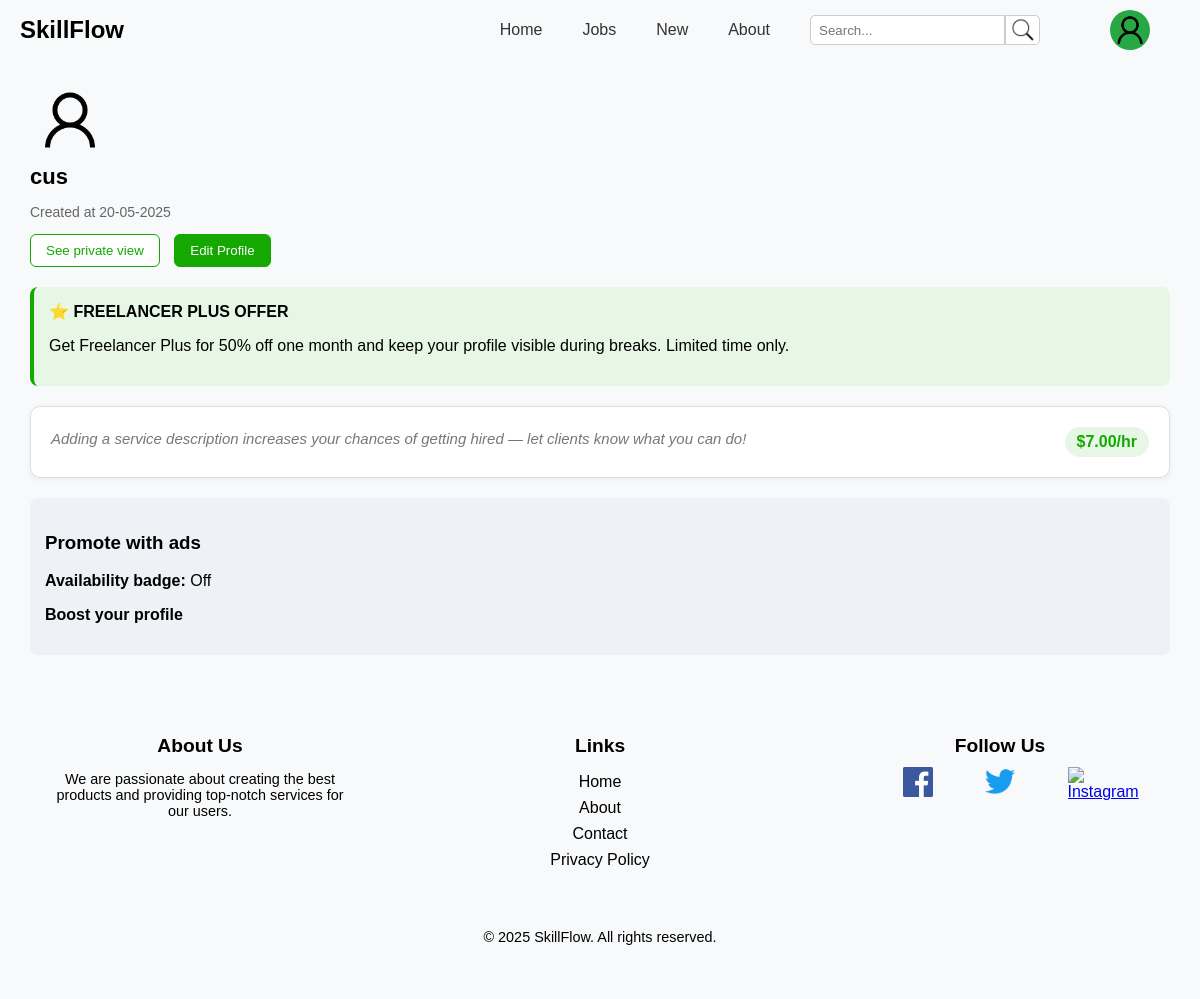
Page /Pages/profile.php (signed in) on the committed database.
### tables this page shows
CREATE TABLE User (
    id INTEGER PRIMARY KEY AUTOINCREMENT NOT NULL,
    name TEXT NOT NULL,
    email TEXT NOT NULL UNIQUE,
    password TEXT NOT NULL,
    created_at TEXT,
    level INTEGER NOT NULL DEFAULT 1,
    birth_date TEXT NOT NULL,
    profile_picture TEXT,
    phone TEXT NOT NULL,
    nr_bank_account TEXT NOT NULL,
    address TEXT NOT NULL,
    type_of_service TEXT,
    rate REAL, 
    description TEXT
);

### database/userClass.php (called while the page is built, shortened)
<?php
class User {
    public function __construct(int $id, string $name, string $email, string $password, string $created_at, int $level, string $birth_date, string $phone, string $nr_bank_account, string $address, ?float $rate, ?string $description)
    {
        $this->name = $name;
        $this->created_at = $created_at;
        $this->rate = $rate;
    }
    static function getUser(PDO $db, int $id) : User {
        $stmt = $db->prepare('
            SELECT id, name, email, password, created_at, level, birth_date,phone, nr_bank_account, address, rate, description
            FROM User
            WHERE id = ?
        ');
        $stmt->execute(array($id));
        $user = $stmt->fetch();
        return new User(
            $user['id'],
            $user['name'],
            $user['email'],
            $user['password'],
            $user['created_at'],
            $user['level'],
            $user['birth_date'],
            $user['phone'],
            $user['nr_bank_account'],
            $user['address'],
            $user['rate'],
            $user['description']
        );
    }
}
?>

### Actions/Action_Retrieve_Profile.php (called while the page is built, shortened)
<?php
require_once(__DIR__ . '/../database/connection.php');
require_once(__DIR__ . '/../database/userClass.php');
$db = getDatabaseConnection();
$user = User::getUser($db, (int) $_SESSION['id']);
?>

### Pages/profile.php (the view, shortened to what this page needs)
<?php
require_once('../Templates/common_template.php');
require_once(__DIR__ . '/../Actions/Action_Retrieve_Profile.php');
?>
<!DOCTYPE html>
<html lang="en">
<head>
  <link rel="stylesheet" href="../css/profile.css" />
  <link rel="stylesheet" href="../css/navbar.css">
  <link rel="stylesheet" href="../css/footer.css">
</head>
<body>
  <!DOCTYPE html>
  <html lang="en">
  <head>
    <link rel="stylesheet" href="index.css">
  </head>
  <body>
    <section class="profile">
      <div class="profile-header">
        <img src="../assets/icons/user.png" class="avatar" alt="Profile picture" />
        <div class="profile-info">
          <h1><?= htmlspecialchars($user->name) ?></h1>
          <p>Created at <?= htmlspecialchars($user->created_at) ?></p>
        </div>
        <button class="public-view">See private view</button>
        <button class="profile-settings" onclick="window.location.href='edit_profile.php';">Edit Profile</button>
      </div>
      <div class="profile-body">
        <div class="offer-card">
          <strong>⭐ FREELANCER PLUS OFFER</strong>
          <p>Get Freelancer Plus for 50% off one month and keep your profile visible during breaks. Limited time only.</p>
        </div>
        <div class="service-card">
        <div class="service-header">
          <p>
            <?php if (!empty($user->description)): ?>
              <?= nl2br(htmlspecialchars($user->description)) ?>
            <?php else: ?>
              <em>Adding a service description increases your chances of getting hired — let clients know what you can do!</em>
            <?php endif; ?>
          </p>
          <?php if (!is_null($user->rate)): ?>
            <span class="rate">$<?= number_format($user->rate, 2) ?>/hr</span>
          <?php else: ?>
            <span class="rate">No rate set</span>
          <?php endif; ?>
        </div>
        </div>
        <div class="ads-card">
          <h3>Promote with ads</h3>
          <p><strong>Availability badge:</strong> Off</p>
          <p><strong>Boost your profile</strong></p>
        </div>
      </div>
    </section>
</body>
</html>

### css/jobs.css (style rules this page uses)
body { font-family: Arial, sans-serif; margin: 0; padding: 0; background-color: #f8f9fa; }
h1, h2 { margin: 0; }
button { cursor: pointer; font-family: inherit; }

### css/profile.css (style rules this page uses)
body { font-family: Arial, sans-serif; margin: 0; padding: 0; }
h1, h2 { margin: 0; }
button { cursor: pointer; }
.avatar { width: 80px; height: 80px; border-radius: 50%; }
.profile { width: 95%; margin: 20px auto; }
.profile-info h1 { font-size: 22px; margin-bottom: 5px; }
.profile-info p { color: #666; font-size: 14px; }
.public-view, .profile-settings { margin-left: auto; margin-right: 10px; padding: 8px 15px; border: 1px solid #14a800; background-color: white; color: #14a800; border-radius: 6px; cursor: pointer; }
.profile-settings { background-color: #14a800; color: white; }
.profile-body { display: flex; flex-direction: column; gap: 20px; margin-top: 20px; }
.offer-card { background: #e6f7e6; padding: 15px; border-left: 4px solid #14a800; border-radius: 8px; }
.service-card { background-color: #fff; padding: 20px; border-radius: 10px; }
.service-header { display: flex; justify-content: space-between; align-items: center; }
.service-header .rate { font-weight: bold; color: #14a800; font-size: 18px; }
.ads-card { background-color: #eef2f6; padding: 15px; border-radius: 8px; }
.service-card { background-color: #fff; padding: 20px; border-radius: 10px; box-shadow: 0 2px 6px rgba(0, 0, 0, 0.05); border: 1px solid #ddd; }
.service-header { display: flex; justify-content: space-between; align-items: flex-start; flex-wrap: wrap; gap: 10px; }
.service-header p { font-size: 15px; color: #444; line-height: 1.6; margin: 0; flex: 1; }
.service-header em { color: #777; font-style: italic; }
.service-header .rate { font-weight: bold; color: #14a800; font-size: 16px; background-color: #e6f7e6; padding: 6px 12px; border-radius: 20px; white-space: nowrap; }

### css/index.css (style rules this page uses)
body { font-family: Arial, sans-serif; margin: 0; padding: 0; }
h1, h2 { margin: 0; }
button { cursor: pointer; }

### rows in the picture
user: name "cus", created_at "20-05-2025", rate "7.00"
